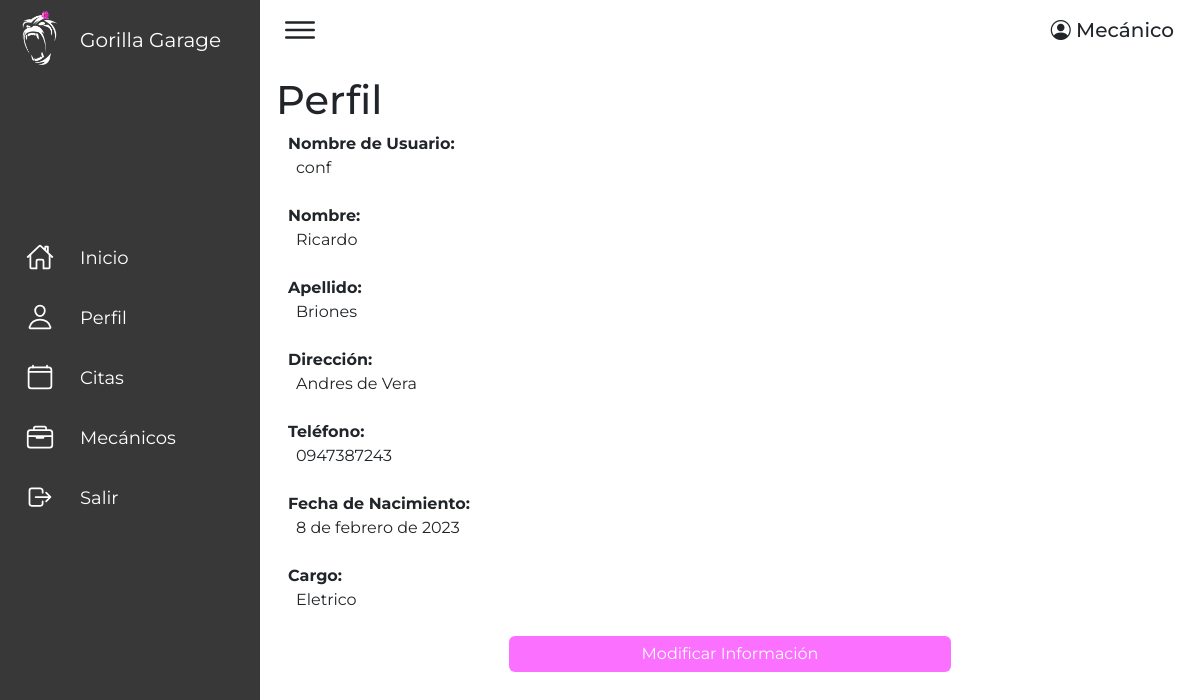
/perfil/ (signed in), run on the app's committed database.
### mecanico/models.py (models this page shows, shortened)
class Mecanico(models.Model):
    user=models.OneToOneField(User,on_delete=models.CASCADE)
    imagen = models.ImageField(upload_to=f'mecanico/%Y/%m/%d', blank=True)
    direccion=models.CharField(max_length=150,blank=True,null=True,verbose_name="Dirección")
    telefono=models.CharField(max_length=10,blank=True,null=True,verbose_name="Teléfono")
    cargo=models.CharField(max_length=50,blank=True,null=True,verbose_name="Cargo")
    fechanacimiento=models.DateField(blank=True,null=True,verbose_name="Fecha de Nacimiento")
    class Meta:
        verbose_name = 'mecanico'
        verbose_name_plural = 'mecanicos'

### usuario/views.py (the view)
# urls.py: path('perfil/',usuario.renderprofile,name='profileUser'),
def renderprofile(request):
    usuario= get_object_or_404(User, pk=request.user.id)
    perfil= []
    role = []
    if usuario.groups.filter(name='Clientes').exists():
        perfil = get_object_or_404(Profile, user=usuario.id)
        role = "Cliente"
    else:
        perfil = get_object_or_404(Mecanico, user=usuario.id)
        role = "Mecánico"
    data={'profile':perfil,'user':usuario, 'role': role}
    return render(request,'usuario/Profile.html',data)

### usuario/templates/usuario/Profile.html (shortened to what this page needs)
{% extends 'core/base.html' %}
{% block content %}
<div class="container p-3">
<h1>Perfil</h1>
<div class="container">
    <label class="fw-bolder">Nombre de Usuario:</label>
<p class="ps-2 pb-2">{{user.username}}</p>
    <label class="fw-bolder">Nombre:</label>
    <p class="ps-2 pb-2">{{user.first_name}} </p>
    <label  class="fw-bolder">Apellido:</label>
    <p class="ps-2 pb-2">{{user.last_name}} </p>
    <label class="fw-bolder">Dirección:</label>
    {% if profile.direccion == null %}<p class="ps-2 pb-2">  </p> {% else %}<p class="ps-2 pb-2">{{profile.direccion}}</p>{% endif %}
    <label class="fw-bolder">Teléfono:</label>
    {% if profile.telefono == null %}<p class="ps-2 pb-2">  </p> {% else %}<p class="ps-2 pb-2">{{profile.telefono}}</p>{% endif %}
    <label class="fw-bolder">Fecha de Nacimiento:</label>
    {% if profile.fechanacimiento == null %}<p class="ps-2 pb-2">  </p> {% else %}<p class="ps-2 pb-2">{{profile.fechanacimiento}}</p>{% endif %}
    {% if role == 'Cliente' and role != 'Mecánico' %}
        <label class="fw-bolder">Ocupación:</label>
        {% if profile.ocupacion == null %}<p class="ps-2 pb-2">  </p> {% else %}<p class="ps-2 pb-2">{{profile.ocupacion}}</p>{% endif %}
    {% else %}
        <label class="fw-bolder">Cargo:</label>
        {% if profile.cargo == null %}<p class="ps-2 pb-2">  </p> {% else %}<p class="ps-2 pb-2">{{profile.cargo}}</p>{% endif %}
    {% endif %}
    <div class="d-grid gap-2 col-6 mx-auto">
        {% if profile.direccion == null %}
        <a href="{% url 'profileUpdate' %}" role="button" class="btn btn-primary position-relative botonAceptar">
            Añadir información
            <span class="position-absolute top-0 start-100 translate-middle badge rounded-pill bg-danger">
                <i class="bi bi-exclamation-lg "></i>
              <span class="visually-hidden">Se requiere informacion</span>
            </span>
        </a>
          {% else %}
          <a class="btn btn-primary botonAceptar" href="{% url 'profileUpdate' %}" role="button">Modificar Información</a>
          {% endif %}
    </div>
</div>
</div>
{% endblock %}

### core/static/core/css/main.css (style rules this page uses)
* { font-family: 'Montserrat', sans-serif; margin: 0; padding: 0; box-sizing: border-box; }
:root { --delete: rgb(172, 0, 0); --blue2: #3dcbd8; --blue: rgba(0, 0, 0, 0.78); --white: #fff; --gray: #f5f5f5; --black1: #111113; --black2: #934d85; --crema: #DEB297; --cafe: #7B7066; --morado: rgb(250, 0, 255, 0.56); --morado2: #FE33E5; }
body { min-height: 100vh; overflow-y: auto; }
.botonAceptar { background: var(--blue); background: var(--morado); border: var(--morado2); }

### data on the page
Mecanico: direccion "Andres de Vera", telefono "0947387243", fechanacimiento "8 de febrero de 2023", cargo "Eletrico"

### other printed values
{{ role }} "Mecánico"
{{ user.username }} "conf"
{{ user.first_name }} "Ricardo"
{{ user.last_name }} "Briones"
